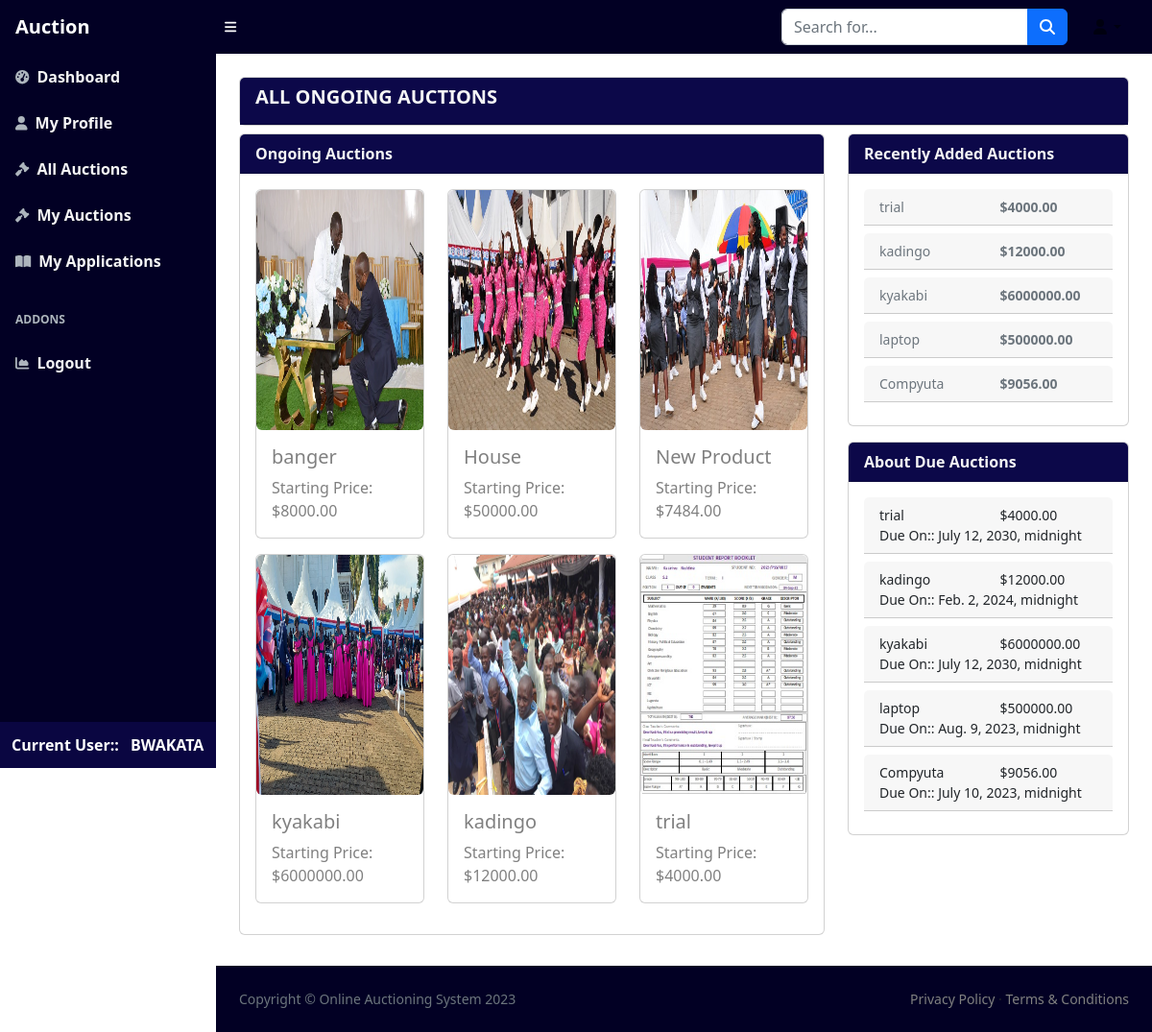
/all_auctions/ (signed in), run on the app's committed database.
### core/models.py (models this page shows, shortened)
class Product(models.Model):
    seller = models.ForeignKey(DjangoUser, on_delete=models.CASCADE, null=True)
    name = models.CharField(max_length=255, default="New Product")
    description = models.TextField(null=True)
    start_price = models.DecimalField(max_digits=10, decimal_places=2, default=0)
    end_time = models.DateTimeField(null=True)
    image = models.ImageField(upload_to='product_images/', null=True)

### core/views.py (the view)
# urls.py: path("all_auctions/", views.all_auctions, name="all_auctions"),
@login_required(login_url="login")
def all_auctions(request):
    all_products = models.Product.objects.all()
    recent_products = models.Product.objects.order_by('-id')[:5]
    current_time = timezone.now()
    ongoing_auctions = all_products.filter(end_time__gt=current_time)
    return render(request, "core/all_auctions.html", {
        "all_products": all_products,
        "recent_products": recent_products,
        "ongoing_auctions": ongoing_auctions,
    })

### templates/core/all_auctions.html (shortened to what this page needs)
{% extends 'base.html' %}
{%block body%}
<div class="container-fluid p-4">
    <div class="card">
        <div class="card-header bg-darkblue">
            <h5 style="color: whitesmoke;" class="fw-bold">ALL ONGOING AUCTIONS</h5>
        </div>
    </div>
    <div class="row my-2 gap-2 gap-md-0">
        <div class="col-md-8">
            <div class="card">
                <div class="card-header bg-darkblue">
                    <span style="color: whitesmoke;" class="fw-bold">Ongoing Auctions</span>
                </div>
                <div class="card-body">
                    <div class="row">
                        {% if ongoing_auctions %}
                        {% for product in ongoing_auctions %}
                        <div class="col-12 col-sm-6 col-md-4">
                            <div class="card mb-3">
                                <a href="{% url 'product_details' product.id %}">
                                    {% if product.image %}
                                    <img src="{{ product.image.url }}" alt="{{ product.name }}"
                                        class="card-img-top image-small image-medium image-large rounded">
                                    {% else %}
                                    <p>No image available</p>
                                    {% endif %}
                                    <div class="card-body">
                                        <h5 class="card-title">{{ product.name }}</h5>
                                        <p class="card-text">Starting Price: ${{ product.start_price }}</p>
                                    </div>
                                </a>
                            </div>
                        </div>
                        {% endfor %}
                        {% else %}
                        <p>Oooops!!! There are currently no ongoing auctions</p>
                        {% endif %}
                    </div>
                </div>
            </div>
        </div>
        <div class="col-md-4 sticky-form-container">
            <div class="card mb-3">
                <div class="card-header bg-darkblue">
                    <span style="color: whitesmoke;" class="fw-bold">Recently Added Auctions</span>
                </div>
                <div class="card-body">
                    <div class="row">
                        {% for product in recent_products %}
                        <div class="">
                            <div class="card-header mb-2">
                                <a href="{% url 'product_details' product.id %}">
                                    <div class="row small">
                                        <div class="col-6 text-secondary">{{ product.name }}</div>
                                        <div class="col-6 text-secondary fw-semibold">${{ product.start_price }}</div>
                                    </div>
                                </a>
                            </div>
                        </div>
                        {% endfor %}
                    </div>
                </div>
            </div>
            <div class="card">
                <div class="card-header bg-darkblue">
                    <span style="color: whitesmoke;" class="fw-bold">About Due Auctions</span>
                </div>
                <div class="card-body">
                    <div class="row">
                        {% for product in recent_products %}
                        <div class="">
                            <div class="card-header mb-2 small">
                                <div class="row">
                                    <div class="col-6">{{ product.name }}</div>
                                    <div class="col-6">${{ product.start_price }}</div>
                                </div>
                                <div>Due On:: <span>{{ product.end_time }}</span></div>
                            </div>
                        </div>
                        {% endfor %}
                    </div>
                </div>
            </div>
        </div>
    </div>
</div>
{% endblock body %}

### templates/base.html (shortened to what this page needs)
{% load static %}
<!DOCTYPE html>
<html lang="en">
<head>
    <link href="https://cdn.jsdelivr.net/npm/simple-datatables@7.1.2/dist/style.min.css" rel="stylesheet" />
    <link href="{% static 'css/styles.css' %}" rel="stylesheet" />
    <link href="{% static 'css/styles-custom.css' %}" rel="stylesheet" />
<link rel="stylesheet" type="text/css" href="{% static 'datetimewidget/css/bootstrap-datetimepicker.min.css' %}">
</head>
<body class="sb-nav-fixed">
    <nav class="sb-topnav navbar navbar-expand navbar-light sidebar-background">
        <a class="navbar-brand ps-3 fw-bolder text-white" href="#">Auction</a>
        <button class="btn btn-link btn-sm order-1 order-lg-0 me-4 me-lg-0" id="sidebarToggle" href="#!"><i
                class="fas fa-bars text-white"></i></button>
        <form class="d-none d-md-inline-block form-inline ms-auto me-0 me-md-3 my-2 my-md-0">
            <div class="input-group">
                <input class="form-control" type="text" placeholder="Search for..." aria-label="Search for..."
                    aria-describedby="btnNavbarSearch" />
                <button class="btn btn-primary" id="btnNavbarSearch" type="button"><i
                        class="fas fa-search"></i></button>
            </div>
        </form>
        <ul class="navbar-nav ms-auto ms-md-0 me-3 me-lg-4 sidebar-background">
            <li class="nav-item dropdown">
                <a class="nav-link dropdown-toggle " id="navbarDropdown" href="#" role="button" data-bs-toggle="dropdown"
                    aria-expanded="false"><i class="fas fa-user fa-fw"></i></a>
            </li>
        </ul>
    </nav>
    <div id="layoutSidenav">
        <div id="layoutSidenav_nav">
            <nav class="sb-sidenav accordion sb-sidenav-light sidebar-background" id="sidenavAccordion">
                <div class="sb-sidenav-menu">
                    <div class="nav">
                        <a class="nav-link" href="{% url 'dashboard' %}">
                            <div class="sb-nav-link-icon"><i class="fas fa-tachometer-alt"></i></div>
                            <span class="fw-semibold" style="color: whitesmoke;">Dashboard</span>
                        </a>
                        <a class="nav-link" href="{% url 'my_profile' %}">
                            <div class="sb-nav-link-icon"><i class="fa fa-user"></i></div>
                            <span class=" fw-semibold" style="color: whitesmoke;">My Profile</span>
                        </a>
                        <a class="nav-link" href="{% url 'all_auctions' %}">
                            <div class="sb-nav-link-icon"><i class="fas fa-gavel"></i></div>
                            <span class="fw-semibold" style="color: whitesmoke;">All Auctions</span>
                        </a>
                        <a class="nav-link" href="{% url 'my_auctions' %}">
                            <div class="sb-nav-link-icon"><i class="fas fa-gavel"></i></div>
                            <span class="fw-semibold" style="color: whitesmoke;">My Auctions</span>
                        </a>
                        <a class="nav-link" href="{% url 'my_applications' %}">
                            <div class="sb-nav-link-icon"><i class="fas fa-book-open"></i></div>
                            <span class="fw-semibold" style="color: whitesmoke;">My Applications</span>
                        </a>
                        <div class="sb-sidenav-menu-heading">Addons</div>
                        <a class="nav-link" href="{% url 'logout' %}">
                            <div class="sb-nav-link-icon"><i class="fas fa-chart-area"></i></div>
                            <span class="fw-bold" style="color: whitesmoke;">Logout</span>
                        </a>
                    </div>
                </div>
                <div class="sb-sidenav-footer bg-user text-white">
                    {% if request.user.is_authenticated %}
                    <div class="fw-bold ">Current User:: <span class="ms-2">{{ request.user | upper }}</span> </div>
                    {% endif %}
                </div>
            </nav>
        </div>
        <div id="layoutSidenav_content">
            {%block body%}
            {% endblock body %}
            <footer class="py-4 sidebar-background mt-auto">
                <div class="container-fluid px-4">
                    <div class="d-flex align-items-center justify-content-between small">
                        <div class="text-muted">Copyright &copy; Online Auctioning System 2023</div>
                        <div>
                            <a href="#">Privacy Policy</a>
                            &middot;
                            <a href="#">Terms &amp; Conditions</a>
                        </div>
                    </div>
                </div>
            </footer>
        </div>
    </div>
</body>
</html>

### templates/base.html (style rules this page uses)
.sb-sidenav-menu .nav-link { color: gray; transition: background-color 0.5s ease, color 0.3s ease, text-decoration 0.3s ease; cursor: pointer; text-decoration: none; }
.sidebar-background { background: rgb(2, 0, 36); background: linear-gradient(90deg, rgba(2, 0, 36, 1) 0% 100%); }
.bg-darkblue { background: linear-gradient(90deg, rgb(12, 8, 73) 0% 100%); }
.bg-user { background: linear-gradient(90deg, rgb(10, 6, 65) 0% 100%); }
img { max-width: 100%; }
@media (min-width: 992px) { .image-large { width: 300px; height: 250px; } }
.sticky-form-container { position: sticky; top: 70px; z-index: 1; }
a { text-decoration: none; color: gray; }

### data on the page
Product: image (picture), name "banger", start_price "8000.00"
Product: image (picture), name "House", start_price "50000.00"
Product: image (picture), name "New Product", start_price "7484.00"
Product: image (picture), name "kyakabi", start_price "6000000.00", end_time "July 12, 2030, midnight"
Product: image (picture), name "kadingo", start_price "12000.00", end_time "Feb. 2, 2024, midnight"
Product: image (picture), name "trial", start_price "4000.00", end_time "July 12, 2030, midnight"
Product: name "laptop", start_price "500000.00", end_time "Aug. 9, 2023, midnight"
Product: name "Compyuta", start_price "9056.00", end_time "July 10, 2023, midnight"

### other printed values
{{ request.user | upper }} "BWAKATA"
